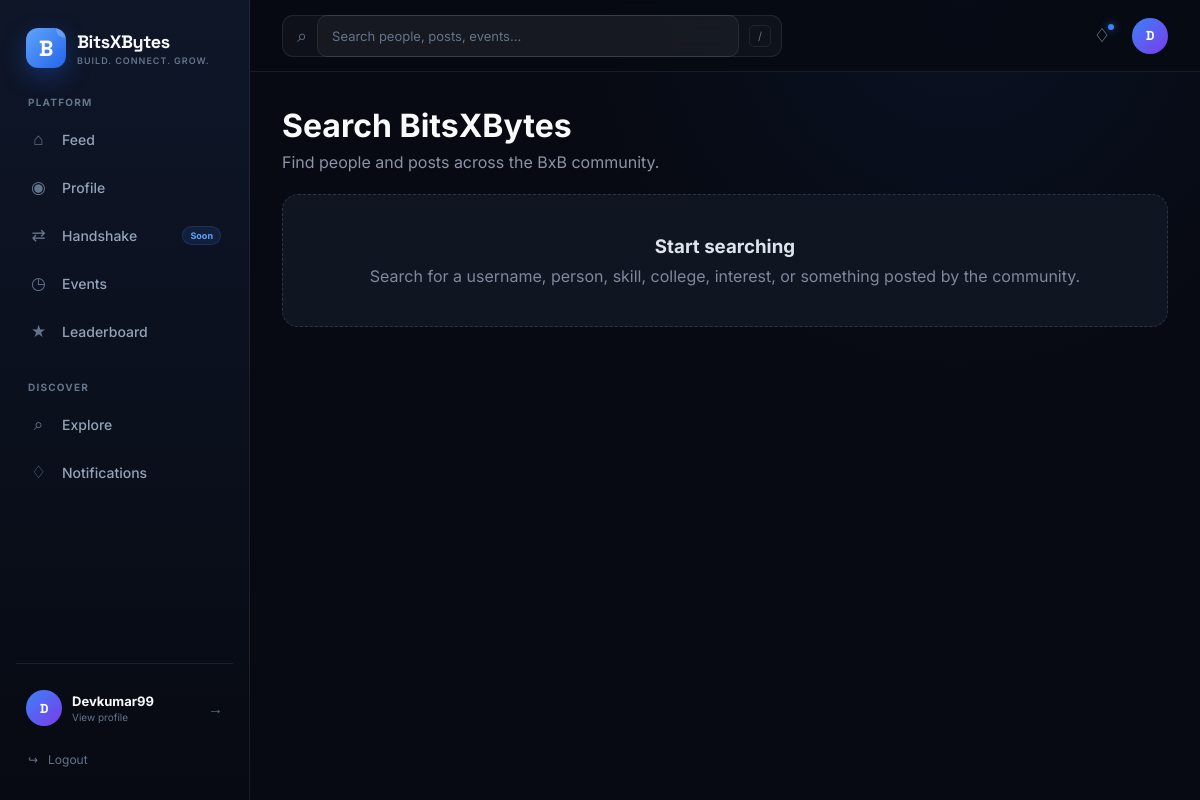
/search/ (signed in), run on an earlier commit of the app's database.
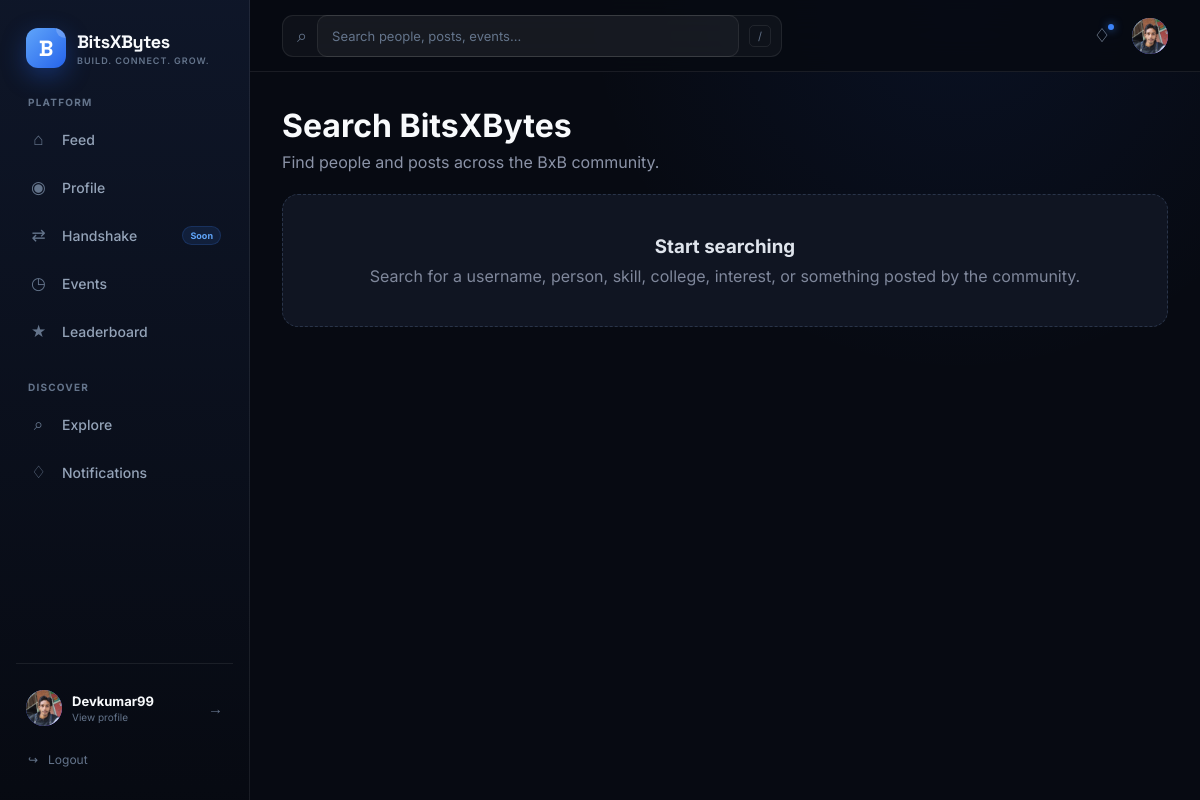
And on a later commit of the database.
### users/models.py (models this page shows)
class User(AbstractUser):
    email = models.EmailField(
        unique=True
    )

### profiles/models.py (models this page shows, shortened)
class Profile(models.Model):
    user = models.OneToOneField(
        settings.AUTH_USER_MODEL,
        on_delete=models.CASCADE,
        related_name='profile'
    )
    avatar = models.ImageField(
        upload_to='avatars/',
        blank=True,
        null=True
    )
    bio = models.TextField(
        max_length=500,
        blank=True
    )
    college = models.CharField(
        max_length=150,
        blank=True
    )
    course = models.CharField(
        max_length=100,
        blank=True
    )
    year = models.PositiveSmallIntegerField(
        blank=True,
        null=True
    )
    skills = models.CharField(
        max_length=500,
        blank=True
    )
    interests = models.CharField(
        max_length=500,
        blank=True
    )
    github = models.URLField(
        blank=True
    )
    linkedin = models.URLField(
        blank=True
    )
    created_at = models.DateTimeField(
        auto_now_add=True
    )
    updated_at = models.DateTimeField(
        auto_now=True
    )

### search/views.py (the view, shortened to what this page needs)
# urls.py: path('search/', include('search.urls')),
def search(request):
    query = request.GET.get("q", "").strip()
    search_type = request.GET.get("type", "all")
    people = User.objects.none()
    posts = Post.objects.none()
    context = {
        "query": query,
        "search_type": search_type,
        "people": people,
        "posts": posts,
    }
    return render(
        request,
        "search/results.html",
        context
    )

### templates/search/results.html (shortened to what the changed rows need)
{% extends "base.html" %}
{% block content %}
<div class="search-page">
    <div class="search-header">
        {% if query %}
            <h1>Search results</h1>
            <p>
                Results for
                <span class="search-query">"{{ query }}"</span>
            </p>
        {% else %}
            <h1>Search BitsXBytes</h1>
        {% endif %}
    </div>
</div>
{% endblock %}

### templates/base.html (shortened to what the changed rows need)
{% load static %}
<!DOCTYPE html>
<html lang="en">
<head>
</head>
<body>
<div class="app-shell">
    <aside class="sidebar">
        <div class="sidebar-bottom">
            {% if user.is_authenticated %}
            <a
                href="{% url 'my_profile' %}"
                class="sidebar-user"
            >
                <div class="avatar avatar-small">
                    {% if user.profile.avatar %}
                        <img
                            src="{{ user.profile.avatar.url }}"
                            alt="{{ user.username }}"
                        >
                    {% else %}
                        <span>
                            {{ user.username|first|upper }}
                        </span>
                    {% endif %}
                </div>
                <div class="sidebar-user-info">
                    <strong>
                        {{ user.username }}
                    </strong>
                    <span>
                        View profile
                    </span>
                </div>
                <span class="sidebar-user-arrow">
                    →
                </span>
            </a>
            <a
                href="{% url 'logout' %}"
                class="logout-link"
            >
                <span>
                    ↪
                </span>
                Logout
            </a>
            {% endif %}
        </div>
    </aside>
    <div class="main-area">
        <header class="topbar">
            <div class="topbar-actions">
                {% if user.is_authenticated %}
                <a
                    href="{% url 'my_profile' %}"
                    class="topbar-profile"
                    title="Profile"
                >
                    <div class="avatar avatar-small">
                        {% if user.profile.avatar %}
                            <img
                                src="{{ user.profile.avatar.url }}"
                                alt="{{ user.username }}"
                            >
                        {% else %}
                            <span>
                                {{ user.username|first|upper }}
                            </span>
                        {% endif %}
                    </div>
                </a>
                {% endif %}
            </div>
        </header>
        <main class="page-content">
            {% block content %}
            {% endblock %}
        </main>
    </div>
</div>
</body>
</html>

What changed in the data, as far as the page shows it:
changed User "Devkumar99": profile.avatar: picture added; username|first "D" → (not shown)
